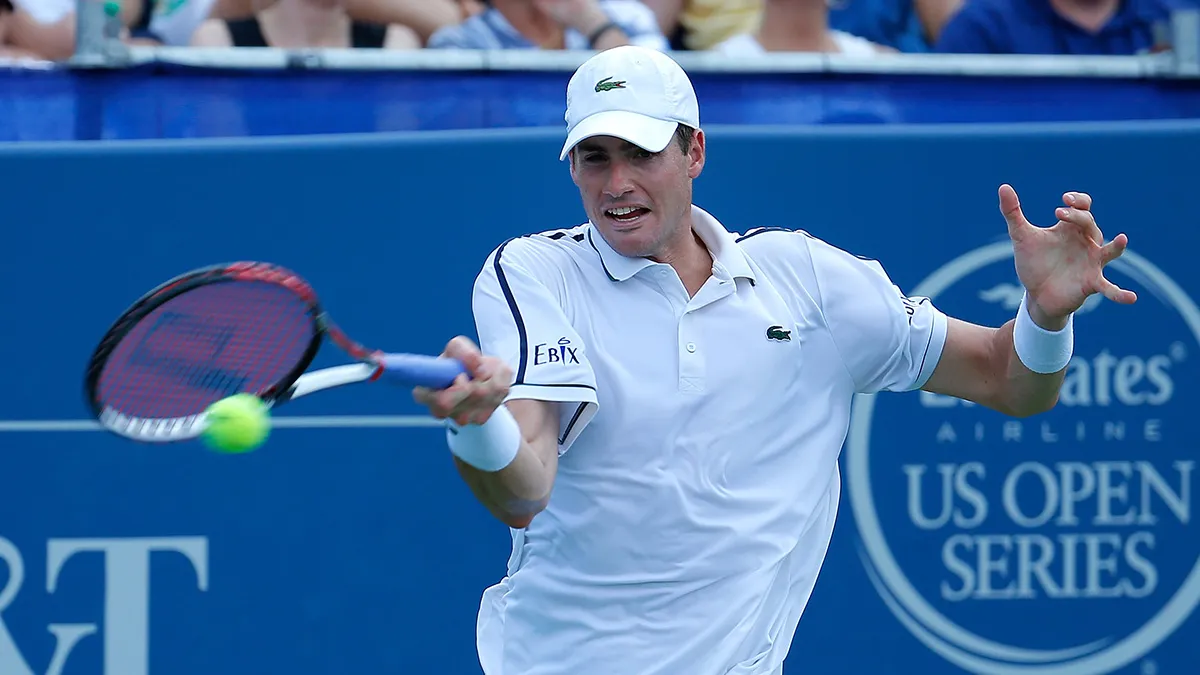
#> input picture my_img/isner.jpg, 1200 x 675 px, found by its file name
$ python fins_shape_2.py
#> lines starting #> are read from the running program, lines starting #| are printed output that depends on the picture
import cv2
import numpy as np

# Load image
image = cv2.imread('my_img/isner.jpg')
#> image is the input picture: shape (675, 1200, 3); mean B, G, R 163.8, 111.3, 65.6

# Set our filtering parameters
# Initialize parameter setting using cv2.SimpleBlobDetector
params = cv2.SimpleBlobDetector_Params()

# Set Area filtering parameters
params.filterByArea = True
params.minArea = 500

# Set Circularity filtering parameters
params.filterByCircularity = True
params.minCircularity = 0.6

# Set Convexity filtering parameters
params.filterByConvexity = True
params.minConvexity = 0.1

# Set inertia filtering parameters
params.filterByInertia = True
params.minInertiaRatio = 0.01
params.maxInertiaRatio = 0.88

# Create a detector with the parameters
detector = cv2.SimpleBlobDetector_create(params)

# Detect blobs
keypoints = detector.detect(image)
#> keypoints = 4 keypoints; (x, y, size): (1030, 494, 40.9), (367, 31, 37.7), (246, 31, 35.9), (679, 36, 29.8)

# Draw blobs on our image as red circles
blank = np.zeros((1, 1))
blobs = cv2.drawKeypoints(image, keypoints, blank, (0, 0, 255),
						cv2.DRAW_MATCHES_FLAGS_DRAW_RICH_KEYPOINTS)

number_of_blobs = len(keypoints)
#> number_of_blobs = 4
text = "Number of Circular Blobs: " + str(len(keypoints))
#> text = 'Number of Circular Blobs: 4'
cv2.putText(blobs, text, (20, 550),
			cv2.FONT_HERSHEY_SIMPLEX, 1, (0, 100, 255), 2)
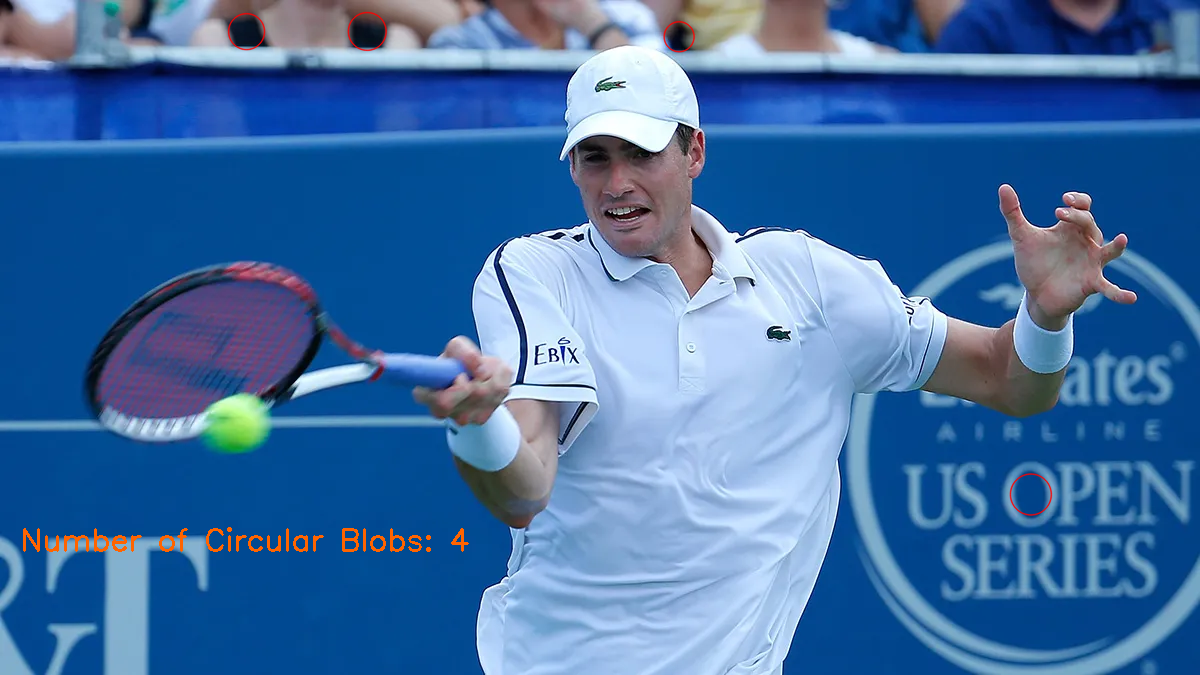
#> blobs: shape (675, 1200, 3); mean B, G, R 163.2, 111.2, 66.5

# Show blobs
cv2.imshow("Filtering Circular Blobs Only", blobs)
cv2.waitKey(0)
cv2.destroyAllWindows()
